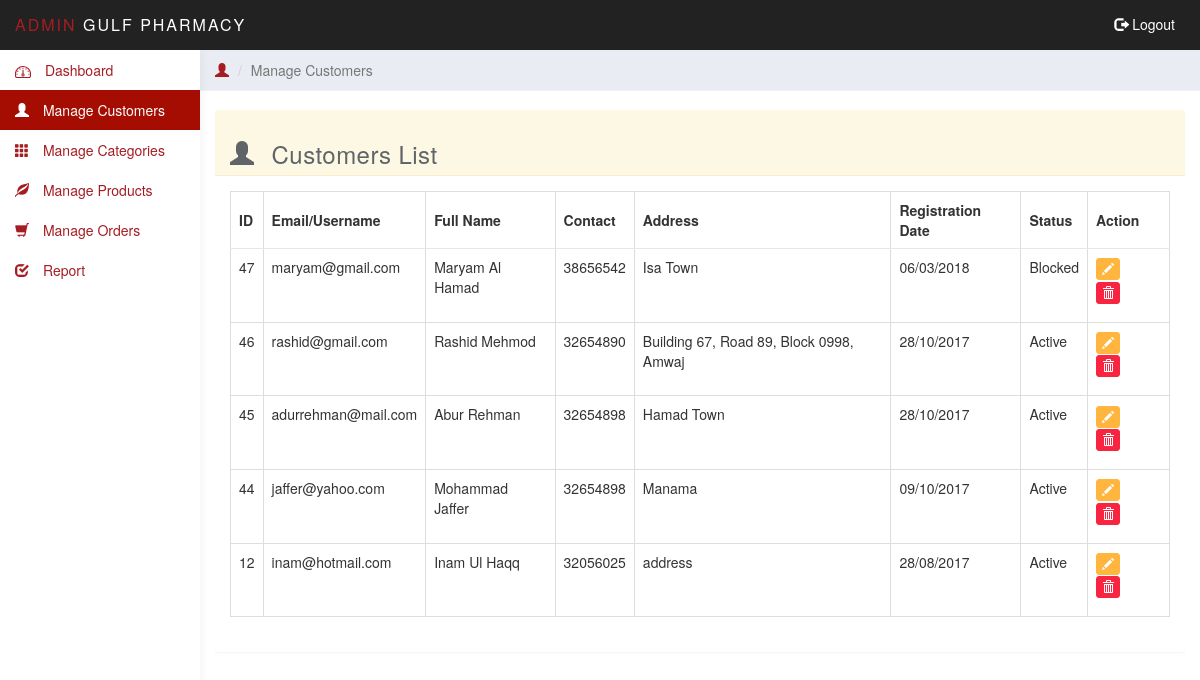
Page /admin/users.php (signed in) on the committed database.
### tables this page shows
CREATE TABLE `users` (
  `uid` int(12) NOT NULL,
  `uname` varchar(50) NOT NULL,
  `uemail` varchar(50) NOT NULL,
  `upassword` varchar(256) NOT NULL,
  `ucontact` varchar(255) NOT NULL,
  `address` text,
  `cpr` varchar(255) NOT NULL,
  `is_active` tinyint(1) NOT NULL DEFAULT '1',
  `status` tinyint(1) NOT NULL DEFAULT '1',
  `created_date` datetime NOT NULL
);

### admin/users.php (the view, shortened to what this page needs)
<?php require_once 'includes/header.php'; ?>
	<div class="col-sm-9 col-sm-offset-3 col-lg-10 col-lg-offset-2 main">
		<div class="row">
			<ol class="breadcrumb top-bar-margin">
				<li><a href="#"><span class="glyphicon glyphicon-user"></span> </a></li>
				<li class="active">Manage Customers</li>
			</ol>
		</div>
		<br>
		<div class="panel panel-warning">
	  	<div class="panel-heading">
	  		<h3><span class="glyphicon glyphicon-user"></span> Customers List</h3>
	  		<div id="errorDiv" class="col-sm-8 col-sm-offset-2">
      </div>
      <div class="clearfix"></div>
	  	</div>
	  	<div class="panel-body">
	  		<table class="table table-bordered">
	  			<thead>
	  				<tr>
	  					<th>
	  						ID
	  					</th>
	  					<th>
	  						Email/Username
	  					</th>
	  					<th>
	  						Full Name
	  					</th>
	  					<th>
	  						Contact
	  					</th>
	  					<th>
	  						Address
	  					</th>
	  					<th>
	  						Registration Date
	  					</th>
	  					<th>
	  						Status
	  					</th>
	  					<th>
	  						Action
	  					</th>
	  				</tr>
	  			</thead>
	  			<tbody>
  				<?php
  					$sql = "SELECT * FROM users
  					WHERE status = 1
					ORDER BY created_date DESC";
  					$rs = mysqli_query($con, $sql);
					while ($row = mysqli_fetch_assoc($rs)){?>
		  			<tr>
						<td><?=$row['uid'] ?></td>
						<td><?=$row['uemail'] ?></td>
						<td><?=ucwords($row['uname']) ?></td>
						<td><?=$row['ucontact'] ?></td>
						<td><?=$row['address'] ?></td>
						<td><?=date('d/m/Y',strtotime($row['created_date'])) ?></td>
						<td><?=$row['is_active'] ? 'Active' : 'Blocked' ?></td>
						<td>
						<ul class="list-inline">
							<li>
								<a href="edit_user.php?edit_id=<?=$row['uid'] ?>" class="btn btn-warning btn-xs"><span class="glyphicon glyphicon-pencil"></span></a>
							</li>
							<li>
								<a href="?del_id=<?=$row['uid'] ?>" class="btn btn-danger btn-xs"><span class="glyphicon glyphicon-trash"></span></a>
							</li>
						</ul>
						</td>
		  			</tr>
				<?php } ?>
	  			</tbody>
	  		</table>
	  	</div>
	  </div>
	</div>
</body>
</html>

### admin/css/styles.css (style rules this page uses)
a, a:hover, a:focus { color: #A51D23; }
h1, h2, h3, h4, h5, h6 { color: #5f6468; }
h3, h4 { font-weight: 300; }
.btn-warning, .btn-warning:hover, .btn-warning:focus, .btn-warning:active, .btn-warning.active, .open > .dropdown-toggle.btn-warning, .btn-warning.disabled, .btn-warning[disabled], fieldset[disabled] .btn-warning, .btn-warning.disabled:hover, .btn-warning[disabled]:hover, fieldset[disabled] .btn-warning:hover, .btn-warning.disabled:focus, .btn-warning[disabled]:focus, fieldset[disabled] .btn-warning:focus, .btn-warning.disabled:active, .btn-warning[disabled]:active, fieldset[disabled] .btn-warning:active, .btn-warning.disabled.active, .btn-warning[disabled].active, fieldset[disabled] .btn-warning.active { background-color: #ffb53e; border-color: #ffb53e; }
.btn-danger, .btn-danger:hover, .btn-danger:focus, .btn-danger:active, .btn-danger.active, .open > .dropdown-toggle.btn-danger, .btn-danger.disabled, .btn-danger[disabled], fieldset[disabled] .btn-danger, .btn-danger.disabled:hover, .btn-danger[disabled]:hover, fieldset[disabled] .btn-danger:hover, .btn-danger.disabled:focus, .btn-danger[disabled]:focus, fieldset[disabled] .btn-danger:focus, .btn-danger.disabled:active, .btn-danger[disabled]:active, fieldset[disabled] .btn-danger:active, .btn-danger.disabled.active, .btn-danger[disabled].active, fieldset[disabled] .btn-danger.active { background-color: #f9243f; border-color: #f9243f; }
.panel { border: 0; }
.panel-heading { font-size: 18px; font-weight: 300; letter-spacing: 0.025em; height: 66px; line-height: 45px; }
.breadcrumb { border-radius: 0; padding: 10px 15px; background: #e9ecf2; box-shadow: 0 1px 1px rgba(0, 0, 0, .05); margin: 0 ; }
.top-bar-margin { margin-top:50px; }
.panel-heading .glyphicon { margin-right: 10px; }
.table { background: #fff; }
.table>thead>tr>th { border-bottom: 1px solid #e6e7e8; vertical-align: middle; height: 50px; }

### rows in the picture
users: uid "47", uemail "maryam@gmail.com", uname "Maryam Al Hamad", ucontact "38656542", address "Isa Town", created_date "06/03/2018", is_active "Blocked"
users: uid "46", uemail "rashid@gmail.com", uname "Rashid Mehmod", ucontact "32654890", address "Building 67, Road 89, Block 0998, Amwaj", created_date "28/10/2017", is_active "Active"
users: uid "45", uemail "adurrehman@mail.com", uname "Abur Rehman", ucontact "32654898", address "Hamad Town", created_date "28/10/2017", is_active "Active"
users: uid "44", uemail "jaffer@yahoo.com", uname "Mohammad Jaffer", ucontact "32654898", address "Manama", created_date "09/10/2017", is_active "Active"
users: uid "12", uemail "inam@hotmail.com", uname "Inam Ul Haqq", ucontact "32056025", address "address", created_date "28/08/2017", is_active "Active"

### other values in the picture
constant("SYSTEM_NAME") "GULF PHARMACY"
